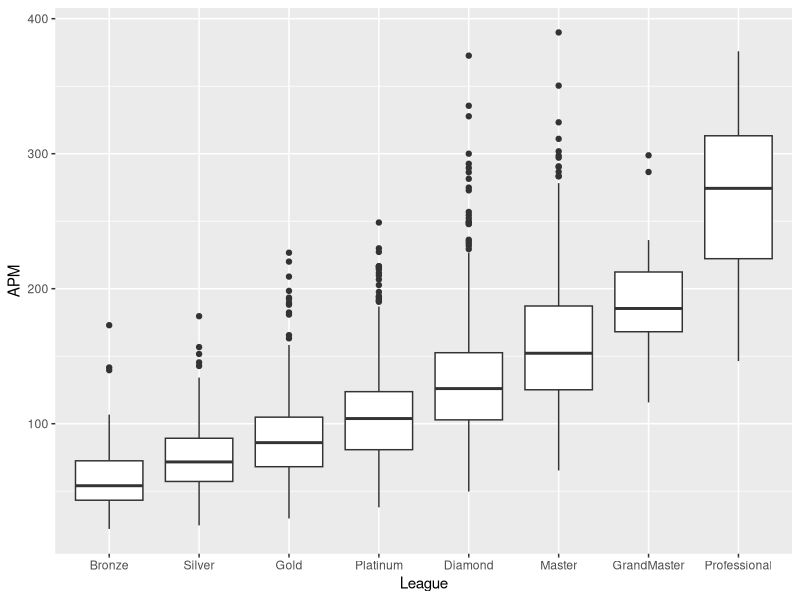
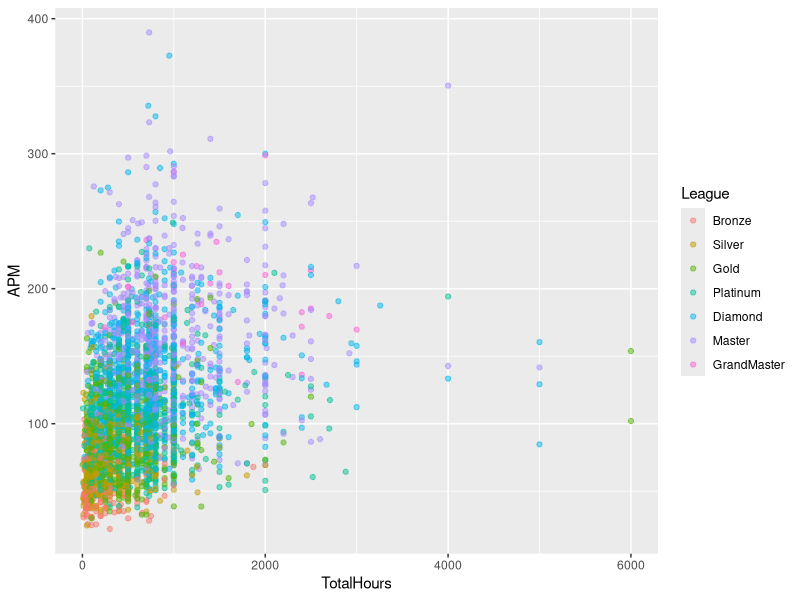
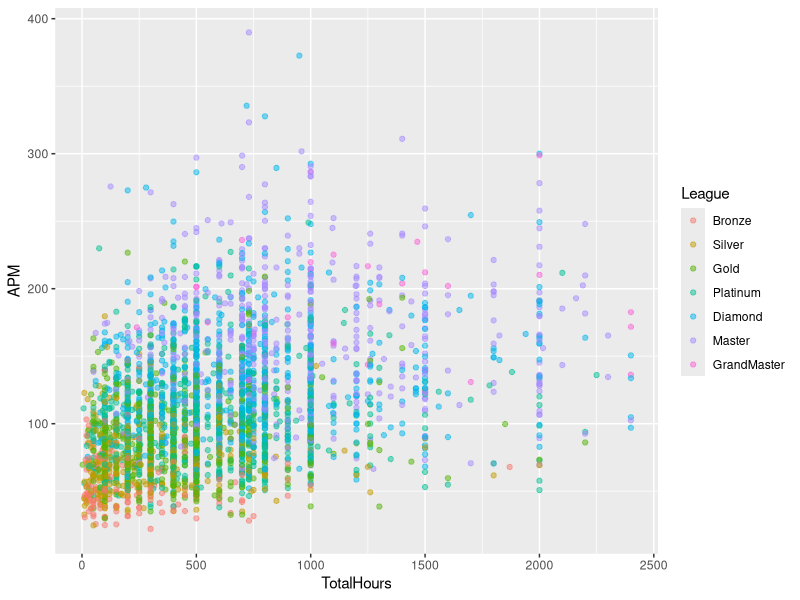
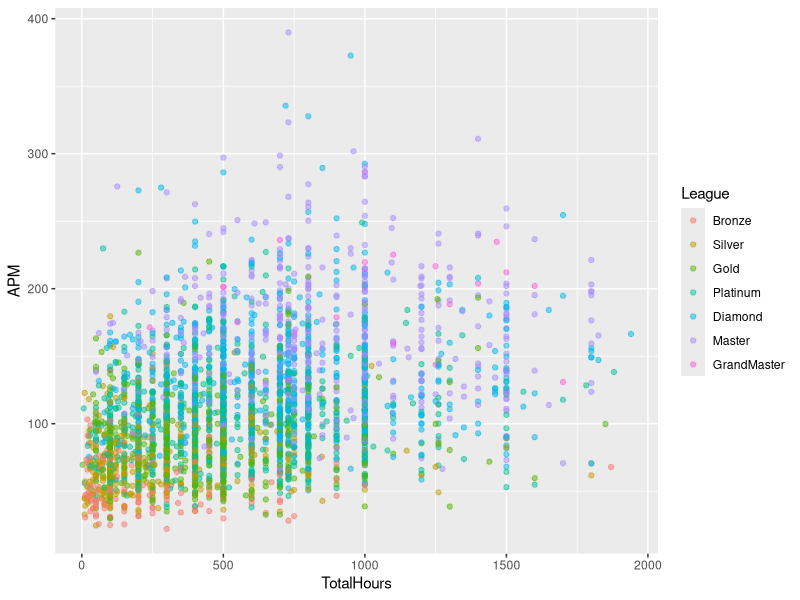
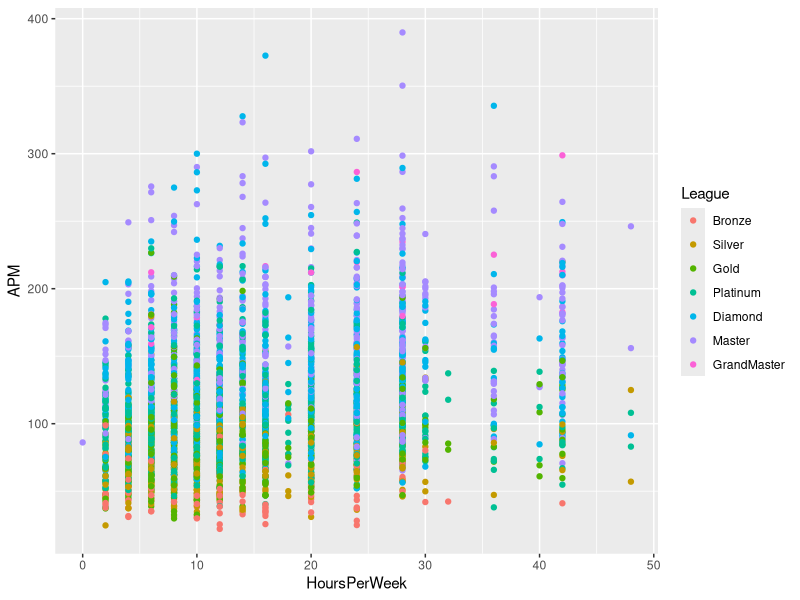
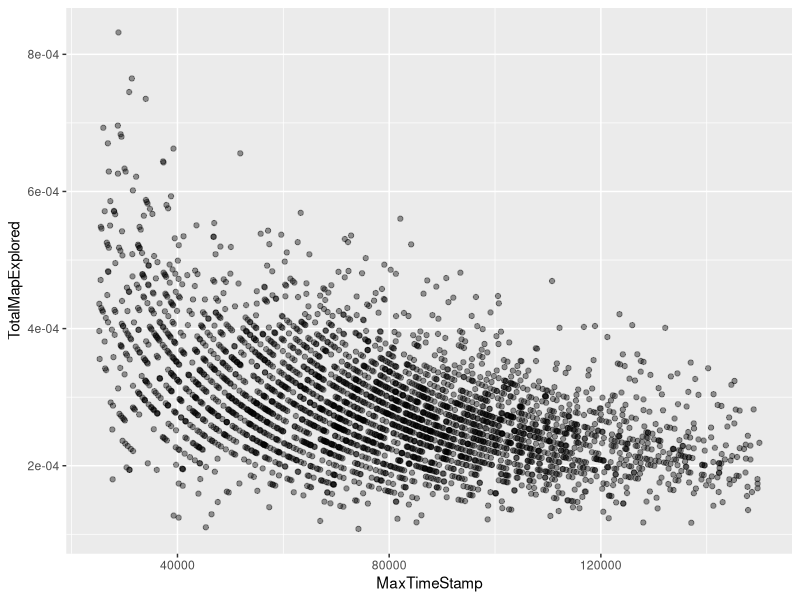
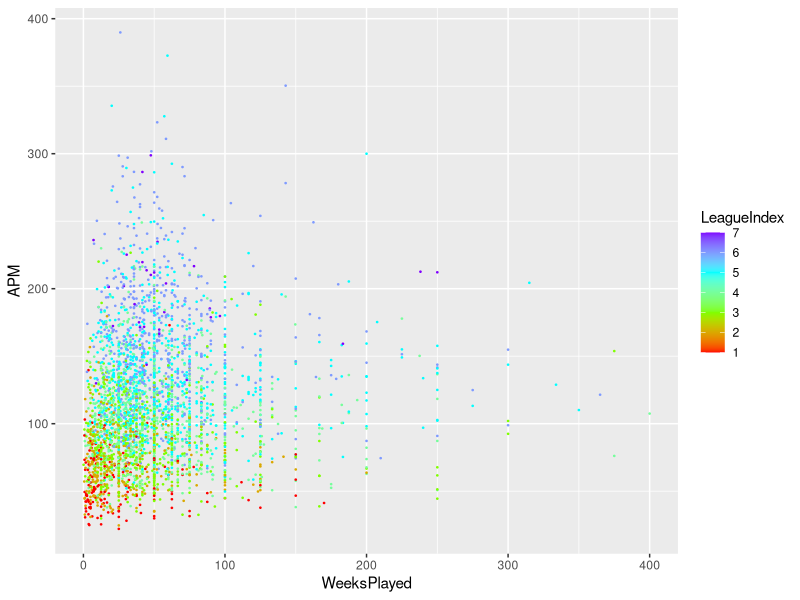
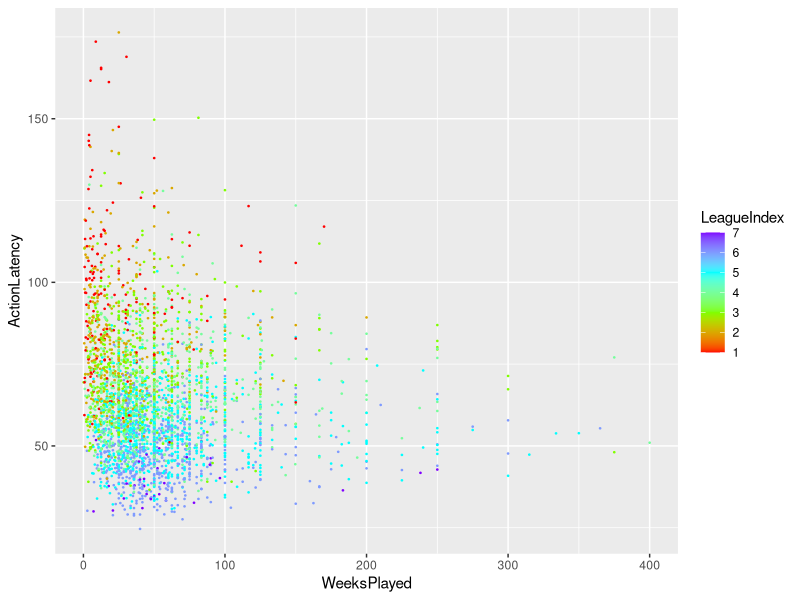

Here is the R script that generated these plots, in order:
## ---- chunk 1
sc2 <- read.csv('StarCraft2ReplayAnalysis-1.csv')
library(tidyverse)
rank <- c('Bronze', 'Silver', 'Gold', 'Platinum', 'Diamond', 'Master', 'GrandMaster', 'Professional')
rank <- factor(rank, levels = c('Bronze', 'Silver', 'Gold', 'Platinum', 'Diamond', 'Master', 'GrandMaster', 'Professional'))
sc2 <- mutate(sc2, League = rank[LeagueIndex])
ggplot(sc2, mapping = aes(x = League, y = APM, group = League)) + geom_boxplot()
sc2$TotalHours <- as.integer(sc2$TotalHours)
sc2$HoursPerWeek <- as.integer(sc2$HoursPerWeek)
sc2$Age <- as.integer(sc2$Age)
## ---- chunk 2
ggplot(sc2 %>% filter(TotalHours < 7500), mapping = aes(x = TotalHours, y = APM, color = League)) + geom_point(alpha = 0.5)
ggplot(sc2 %>% filter(TotalHours < 2500), mapping = aes(x = TotalHours, y = APM, color = League)) + geom_point(alpha = 0.5)
ggplot(sc2 %>% filter(TotalHours < 2000), mapping = aes(x = TotalHours, y = APM, color = League)) + geom_point(alpha = 0.5)
## ---- chunk 3
ggplot(sc2 %>% filter(HoursPerWeek < 50), mapping = aes(x = HoursPerWeek, y = APM, color = League)) + geom_point()
## ---- chunk 4

ggplot(filter(sc2, MaxTimeStamp < 150000), aes(MaxTimeStamp, TotalMapExplored)) + geom_point(alpha = 0.4)
## ---- chunk 5
sc2 <- mutate(sc2, WeeksPlayed = TotalHours/HoursPerWeek)
ggplot(filter(sc2, WeeksPlayed < 500), aes(WeeksPlayed, APM, color = LeagueIndex)) + geom_point(size = 0.25) + scale_color_gradientn(colors = rainbow(4))
ggplot(filter(sc2, WeeksPlayed < 500), aes(WeeksPlayed, ActionLatency, color = LeagueIndex)) + geom_point(size = 0.25) + scale_color_gradientn(colors = rainbow(4)) 
## ---- chunk 6
ggplot(sc2, aes(WorkersMade, UniqueUnitsMade, color = League)) + geom_point(size = .3)
ggplot(sc2, aes(WorkersMade, UniqueUnitsMade, color = WeeksPlayed)) + geom_point(size = .3) + scale_color_gradientn(colors = rainbow(4))
## ---- chunk 7
ggplot(sc2, aes(AssignToHotkeys, UniqueHotkeys, color = LeagueIndex)) + geom_point(size = 0.5) + scale_color_gradientn(colors = rainbow(4)) + facet_wrap(~ LeagueIndex) + geom_smooth(method = 'lm', se = FALSE)
#ggplot()
## ---- chunk 8
ggplot(filter(sc2, UniqueHotkeys == 0), aes(LeagueIndex, AssignToHotkeys, color = League)) + geom_bar(stat = 'identity')
ggplot(sc2, aes(NumberOfPACs, SelectByHotkeys)) + geom_point() + facet_wrap(~League)
## ---- chunk 9
continuous <- names(sc2)[-c(1,22)]

for(i in sc2[continuous]){
  print(ggplot(data = sc2, aes(i)) + geom_density() + xlab(colnames(sc2)[i])) 
}

## ---- chunk 10
ggplot(sc2, aes(TotalHours, APM)) + geom_point(alpha = .2) + facet_wrap('League') + geom_smooth(method = 'loess', se = FALSE)
ggplot(sc2, aes(TotalHours, WorkersMade)) + geom_point(alpha = .2) + facet_wrap('League') + geom_smooth(method = 'loess', se = FALSE)
## ---- chunk 11
ggplot(sc2, aes(TotalHours, APM)) + geom_point(alpha = .1) + geom_smooth(method = 'loess', se = FALSE)
ggplot(sc2, aes(TotalHours, APM)) + geom_point(alpha = .1) + geom_smooth(method = 'lm', formula = y ~ poly(x,2), se = FALSE)
## ---- chunk 12

